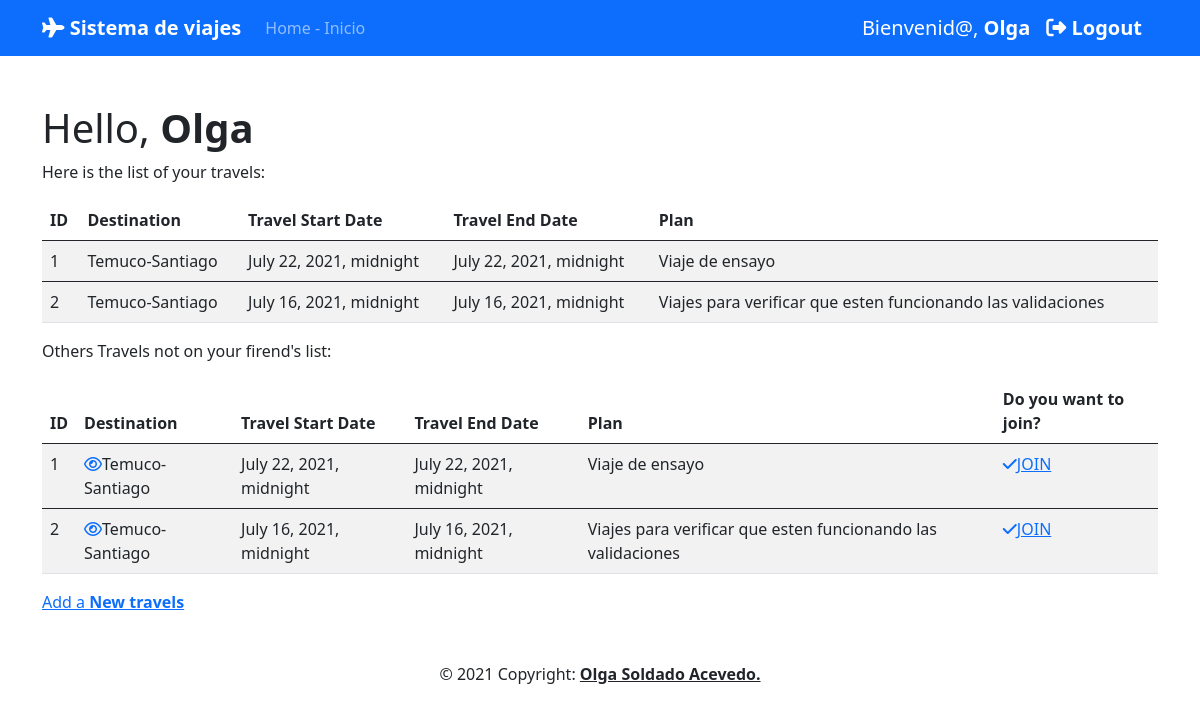
Screenshot of /travels (signed in) with the database file from the repository.
### Travel_app/models.py (models this page shows)
class Travel(models.Model):
    destination = models.CharField(max_length=255)
    description = models.TextField(max_length=1000)
    users = models.ManyToManyField(User, related_name="trips")
    travel_date_from = models.DateTimeField()
    travel_date_to = models.DateTimeField()
    created_at = models.DateTimeField(auto_now_add=True)
    updated_at = models.DateTimeField(auto_now=True)

### Travel_app/views.py (the view)
# urls.py: path('travels', views.main),
def main(request):
    if 'user_id' not in request.session:
        messages.error(request, "Acceso denegado")
        return redirect("/")
    context = {
        "user_id" : request.session['user_id'],
        "username": request.session['username'] ,
        "viajes": Travel.objects.all(),
    }
    print(f"Redirigiendo a la pagina principal de viajes.")
    return render(request, "menu.html", context)

### Travel_app/templates/menu.html (shortened to what this page needs)
<!DOCTYPE html>
<html lang="en">
<head>
    <link href="https://cdn.jsdelivr.net/npm/bootstrap@5.0.2/dist/css/bootstrap.min.css" rel="stylesheet">
</head>
<body>
    <nav class="navbar navbar-expand-lg  sticky-top navbar-dark bg-primary">
        <div class="container">
            <a class="navbar-brand" href="/"><strong><i class="fas fa-plane"></i></i> Sistema de viajes</strong></a>
            <div class="collapse navbar-collapse" id="navbarSupportedContent">
                <ul class="navbar-nav mr-auto">
                    <li class="nav-item active">
                        <a class="nav-link" href="/">Home - Inicio</a>
                    </li>
                </ul>
            </div>
            <a class="navbar-brand">Bienvenid@, <strong>{{username}}</strong></a>
            <div class="nav navbar-nav navbar-right">
                <a href="/exit" class="navbar-brand"><strong><i class="fa fa-sign-out" aria-hidden="true"></i>
                        Logout</strong></a>
            </div>
        </div>
    </nav>
    <div class="container mt-5 mb-5">
        <div class="row">
            <div class="col">
                <h1>Hello, <strong>{{username}}</strong></h1>
                <p>Here is the list of your travels:</p>
                <table class="table table-striped table-inverse">
                    <thead class="thead-inverse">
                        <tr>
                            <th scope="col">ID</th>
                            <th scope="col">Destination</th>
                            <th scope="col">Travel Start Date</th>
                            <th scope="col">Travel End Date</th>
                            <th scope="col">Plan</th>
                        </tr>
                    </thead>
                    {% for Travel in viajes %}
                    <tbody>
                        <td scope="col">{{Travel.id}}</td>
                        <td scope="col">{{Travel.destination}}</td>
                        <td scope="col">{{Travel.travel_date_from}}</td>
                        <td scope="col">{{Travel.travel_date_from}}</td>
                        <td scope="col">{{Travel.description}}</td>
                    </tbody>
                    {% endfor %}
                </table>
            </div>
        </div>
        <div class="row ">
            <div class="col">
                <p>Others Travels not on your firend's list:</p>
                <table class="table table-striped table-inverse">
                    <thead class="thead-inverse">
                        <tr>
                            <th scope="col">ID</th>
                            <th scope="col">Destination</th>
                            <th scope="col">Travel Start Date</th>
                            <th scope="col">Travel End Date</th>
                            <th scope="col">Plan</th>
                            <th scope="col">Do you want to join?</th>
                        </tr>
                    </thead>
                    {% for Travel in viajes %}
                    <tbody>
                        <td scope="col">{{Travel.id}}</td>
                        <td scope="col"><a href="/travels/{{Travel.id}}"><i class="far fa-eye"></i></a>{{Travel.destination}}</td>
                        <td scope="col">{{Travel.travel_date_from}}</td>
                        <td scope="col">{{Travel.travel_date_from}}</td>
                        <td scope="col">{{Travel.description}}</td>
                        <td scope scope="col"><a href="/travels/{{Travel.id}}/join"><i class="fas fa-check"></i><trong>JOIN</trong></a></td>
                    </tbody>
                    {% endfor %}
                </table>
            </div>
            <a href="/travels/new"> Add a <strong>New travels</strong></a>
        </div>
    </div>
    <div class="text-center" >
        © 2021 Copyright:
        <a class="text-reset fw-bold" href="#">Olga Soldado Acevedo.</a>
    </div>
</body>
</html>

### rows the page displays
Travel: id "1", destination "Temuco-Santiago", travel_date_from "July 22, 2021, midnight", description "Viaje de ensayo"
Travel: id "2", destination "Temuco-Santiago", travel_date_from "July 16, 2021, midnight", description "Viajes para verificar que esten funcionando las validaciones"

### other values shown
{{ username }} "Olga"
